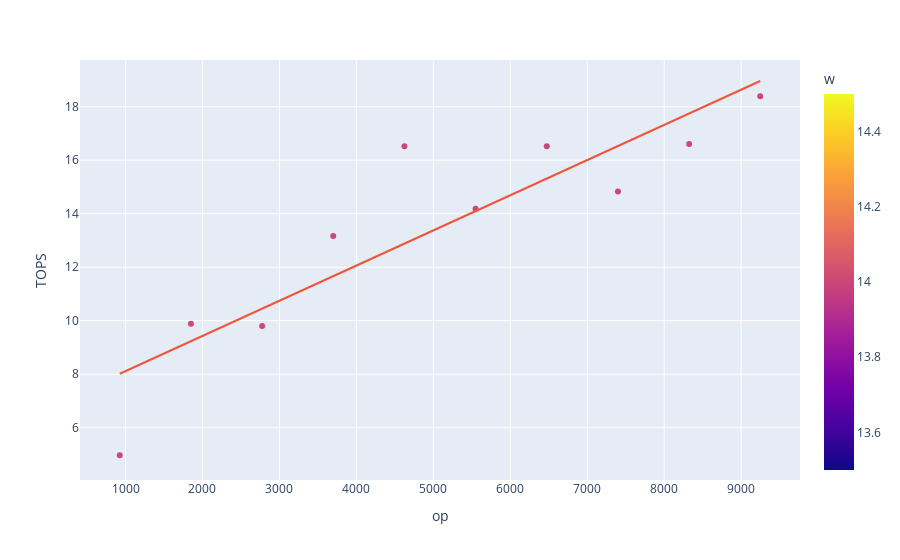

The cell this chart's notebook holds for it:
### Markdown cell above
## There's some trends but we should take advantage of the clusters at with different sizes of the image shown in blue for the large size and red for the small size

### Code cell
fig = px.scatter(df[(df['fwd_algo']=="WINOGRAD") & (df["w"] == 14)], x="op", y="TOPS", color="w", trendline="ols")
fig.show()
results = px.get_trendline_results(fig)
results.px_fit_results.iloc[0].summary()

### Figure 1 — Plotly figure (JSON) as saved in the notebook; plotly's stock layout.template omitted (floating-point values rounded to 4 significant figures)
{"data": [{"hovertemplate": "op=%{x}<br>TOPS=%{y}<br>w=%{marker.color}<extra></extra>", "legendgroup": "", "marker": {"color": [14, 14, 14, 14, 14, 14, 14, 14, 14, 14], "coloraxis": "coloraxis", "symbol": "circle"}, "mode": "markers", "name": "", "showlegend": false, "type": "scatter", "x": [925, 1850, 2775, 3699, 4624, 5549, 6474, 7399, 8324, 9248], "xaxis": "x", "y": [4.97, 9.89, 9.8, 13.17, 16.52, 14.19, 16.52, 14.83, 16.61, 18.39], "yaxis": "y"}, {"hovertemplate": "<b>OLS trendline</b><br>TOPS = 0.00131515 * op + 6.79925<br>R<sup>2</sup>=0.794240<br><br>op=%{x}<br>TOPS=%{y} <b>(trend)</b><extra></extra>", "legendgroup": "", "marker": {"symbol": "circle"}, "mode": "lines", "name": "", "showlegend": false, "type": "scatter", "x": [925, 1850, 2775, 3699, 4624, 5549, 6474, 7399, 8324, 9248], "xaxis": "x", "y": [8.016, 9.232, 10.45, 11.66, 12.88, 14.1, 15.31, 16.53, 17.75, 18.96], "yaxis": "y"}], "layout": {"coloraxis": {"colorbar": {"title": {"text": "w"}}, "colorscale": [[0, "#0d0887"], [0.1111, "#46039f"], [0.2222, "#7201a8"], [0.3333, "#9c179e"], [0.4444, "#bd3786"], [0.5556, "#d8576b"], [0.6667, "#ed7953"], [0.7778, "#fb9f3a"], [0.8889, "#fdca26"], [1, "#f0f921"]]}, "legend": {"tracegroupgap": 0}, "margin": {"t": 60}, "xaxis": {"anchor": "y", "domain": [0, 1], "title": {"text": "op"}}, "yaxis": {"anchor": "x", "domain": [0, 1], "title": {"text": "TOPS"}}}}
